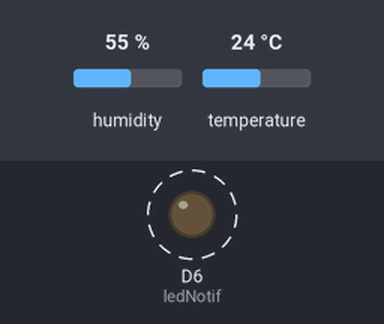
Recording of a sketch running on a simulated ESP8266 (NodeMCU). On the bench: output pins drawn as LEDs (lit = HIGH). Dashed ring = blinking. Inputs (shaded band) come from the test bench; at power-on: humidity 55 %, temperature 24 °C. What the sketch prints to the serial monitor is not drawn.

Above: at 0.5 s.
Timing chart, 0 to 3.0 s (numbered marks = the images above):
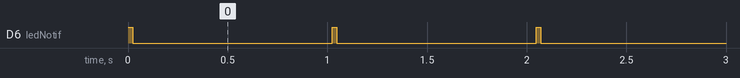

Measured:
- by itself, D6 (ledNotif): alternates HIGH for 0.02 s and LOW for 1.0 s

The sketch:

pengukur_suhu.ino
```cpp
#include <SimpleDHT.h>

// for DHT11,
//      VCC: 5V or 3V
//      GND: GND
//      DATA: 2

#define ledNotif D6
int pinDHT11 = D5;
SimpleDHT11 dht11;

void setup() {
  Serial.begin(9600);

 pinMode(ledNotif,OUTPUT);
}

void loop() {
  digitalWrite(ledNotif, HIGH);
  // start working...
  Serial.println("=================================");
  Serial.println("Sample DHT11...");

  // read without samples.
  byte temperature = 0;
  byte humidity = 0;

  if (dht11.read(pinDHT11, &temperature, &humidity, NULL)) {
    Serial.print("Read DHT11 failed.");
    return;
  }

  Serial.print("Sample OK: ");
  Serial.print(temperature);
  Serial.print(" *C, ");
  Serial.print(humidity);
  Serial.println(" %");

  // DHT11 sampling rate is 1HZ.
  digitalWrite(ledNotif, LOW);
  delay(1000);

}
```
